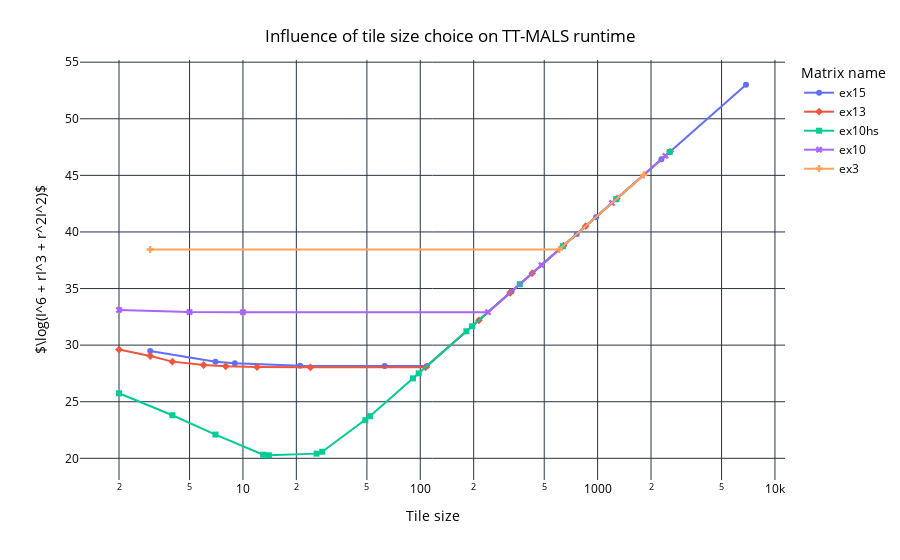

Here is the notebook cell this chart was saved with:
### Code cell
# Tile size choice influence on TT-MALS runtime
fig = px.line(baseline_df, x="tile_size", y="log_obj_func", color='matrix_name', symbol="matrix_name", markers=True, log_x=True,
              labels={
                     "tile_size": "Tile size",
                     "matrix_name": "Matrix name",
                 }
              )
fig.update_layout(
    title={
        'text': "Influence of tile size choice on TT-MALS runtime",
        'x':0.5,
        'xanchor': 'center',
        'yanchor': 'top'
    },
    plot_bgcolor='white',   # Plot area background color
    paper_bgcolor='white',  # Entire figure background color
    font=dict(color='black'), # Font color
    yaxis_title=r'$\log(I^6 + rI^3 + r^2I^2)$'
)
fig.show()
fig.write_image("plots/baseline_tile_size_vs_log_obj_func.pdf")

### Figure 1 — Plotly figure (JSON) as saved in the notebook; plotly's stock layout.template omitted (floating-point values rounded to 4 significant figures)
{"data": [{"hovertemplate": "Matrix name=ex15<br>Tile size=%{x}<br>log_obj_func=%{y}<extra></extra>", "legendgroup": "ex15", "line": {"color": "#636efa", "dash": "solid"}, "marker": {"symbol": "circle"}, "mode": "lines+markers", "name": "ex15", "orientation": "v", "showlegend": true, "x": [3.0, 7.0, 9.0, 21.0, 63.0, 109.0, 327.0, 763.0, 981.0, 2289.0, 6867.0], "xaxis": "x", "y": [29.48, 28.54, 28.39, 28.19, 28.15, 28.15, 34.74, 39.82, 41.33, 46.42, 53.01], "yaxis": "y", "type": "scatter"}, {"hovertemplate": "Matrix name=ex13<br>Tile size=%{x}<br>log_obj_func=%{y}<extra></extra>", "legendgroup": "ex13", "line": {"color": "#EF553B", "dash": "solid"}, "marker": {"symbol": "diamond"}, "mode": "lines+markers", "name": "ex13", "orientation": "v", "showlegend": true, "x": [2.0, 3.0, 4.0, 6.0, 8.0, 12.0, 24.0, 107.0, 214.0, 321.0, 428.0, 642.0, 856.0, 1284.0, 2568.0], "xaxis": "x", "y": [29.61, 29.04, 28.54, 28.25, 28.14, 28.07, 28.04, 28.04, 32.2, 34.63, 36.35, 38.79, 40.51, 42.95, 47.11], "yaxis": "y", "type": "scatter"}, {"hovertemplate": "Matrix name=ex10hs<br>Tile size=%{x}<br>log_obj_func=%{y}<extra></extra>", "legendgroup": "ex10hs", "line": {"color": "#00cc96", "dash": "solid"}, "marker": {"symbol": "square"}, "mode": "lines+markers", "name": "ex10hs", "orientation": "v", "showlegend": true, "x": [2.0, 4.0, 7.0, 13.0, 14.0, 26.0, 28.0, 49.0, 52.0, 91.0, 98.0, 182.0, 196.0, 364.0, 637.0, 1274.0, 2548.0], "xaxis": "x", "y": [25.75, 23.81, 22.1, 20.32, 20.27, 20.41, 20.58, 23.37, 23.72, 27.07, 27.51, 31.22, 31.67, 35.38, 38.74, 42.9, 47.06], "yaxis": "y", "type": "scatter"}, {"hovertemplate": "Matrix name=ex10<br>Tile size=%{x}<br>log_obj_func=%{y}<extra></extra>", "legendgroup": "ex10", "line": {"color": "#ab63fa", "dash": "solid"}, "marker": {"symbol": "x"}, "mode": "lines+markers", "name": "ex10", "orientation": "v", "showlegend": true, "x": [2.0, 5.0, 10.0, 241.0, 482.0, 1205.0, 2410.0], "xaxis": "x", "y": [33.11, 32.92, 32.91, 32.91, 37.07, 42.57, 46.72], "yaxis": "y", "type": "scatter"}, {"hovertemplate": "Matrix name=ex3<br>Tile size=%{x}<br>log_obj_func=%{y}<extra></extra>", "legendgroup": "ex3", "line": {"color": "#FFA15A", "dash": "solid"}, "marker": {"symbol": "cross"}, "mode": "lines+markers", "name": "ex3", "orientation": "v", "showlegend": true, "x": [3.0, 607.0, 1821.0], "xaxis": "x", "y": [38.45, 38.45, 45.04], "yaxis": "y", "type": "scatter"}], "layout": {"xaxis": {"anchor": "y", "domain": [0.0, 1.0], "title": {"text": "Tile size"}, "type": "log"}, "yaxis": {"anchor": "x", "domain": [0.0, 1.0], "title": {"text": "$\\log(I^6 + rI^3 + r^2I^2)$"}}, "legend": {"title": {"text": "Matrix name"}, "tracegroupgap": 0}, "margin": {"t": 60}, "title": {"text": "Influence of tile size choice on TT-MALS runtime", "x": 0.5, "xanchor": "center", "yanchor": "top"}, "font": {"color": "black"}, "plot_bgcolor": "white", "paper_bgcolor": "white"}}
